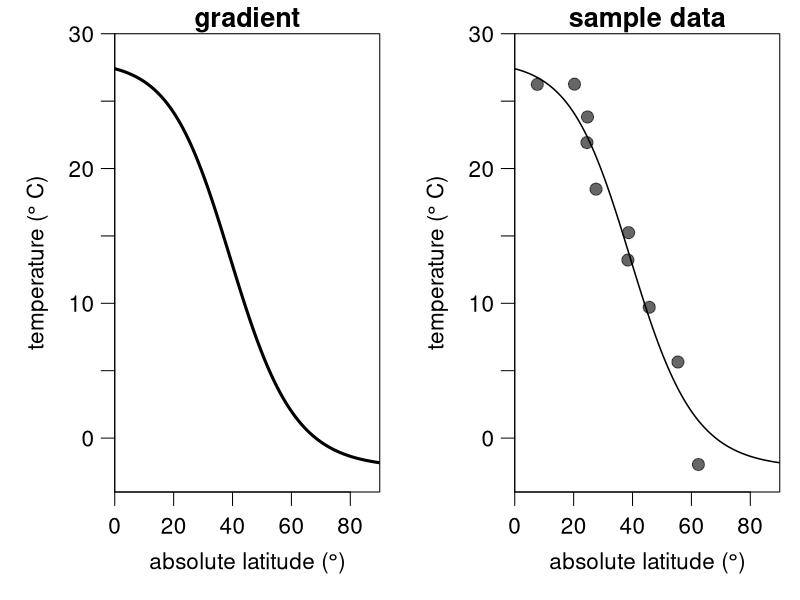
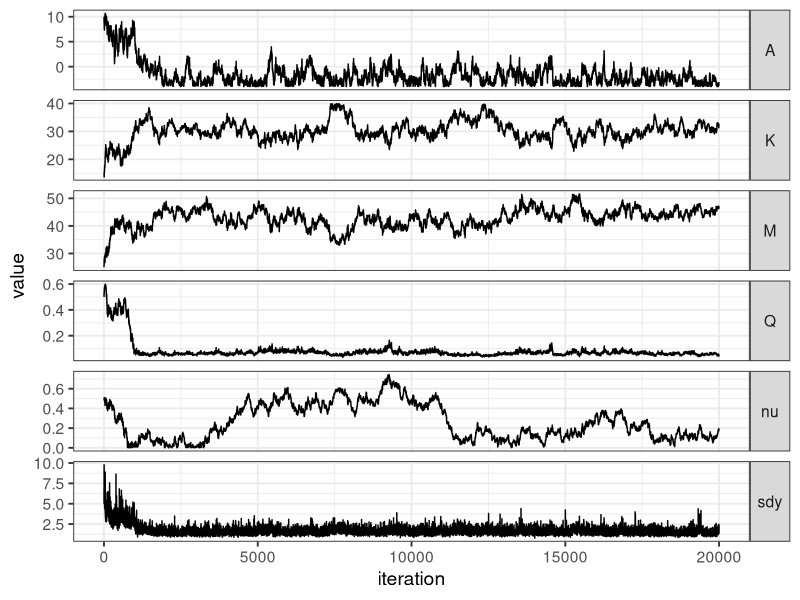
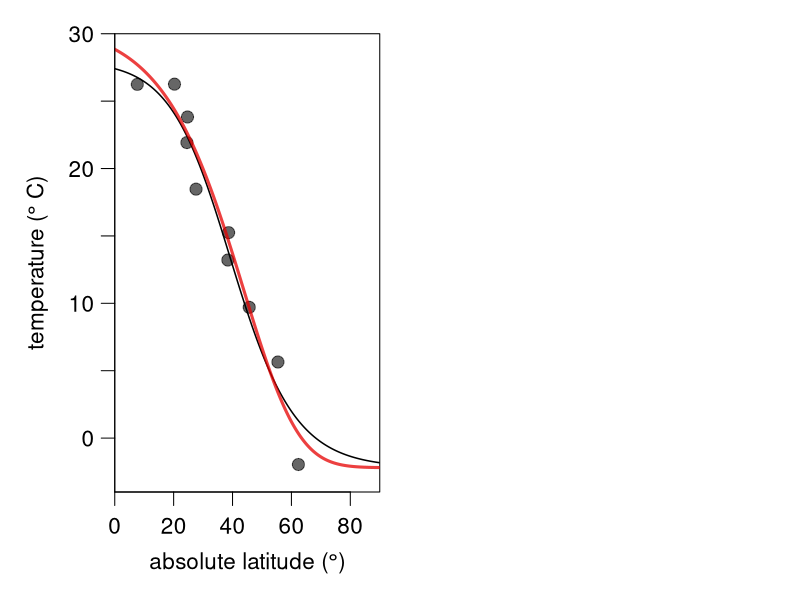

Write the R code that produced these figures, in order.
## ---- chunk 1
knitr::opts_chunk$set(echo = TRUE)
## ---- chunk 2
gradient <- function(x, coeff, sd) {
  A = coeff[1]
  K = coeff[2]
  M = coeff[3]
  Q = coeff[4]
  nu = coeff[5]
  return(A + max(c(K-A,0))/((1+(nu*exp(Q*(x-M))))^(1/nu)) + rnorm(length(x),0,sd))
}
## ---- chunk 3
set.seed(10)
sample_lat <- runif(10,0,90)
sample_data <- data.frame(
  x = sample_lat, 
  y = gradient(x = sample_lat, coeff = c(-2.2, 28, 39.1, 0.1, 1.2), sd = 2))
## ---- chunk 4
layout(matrix(c(1,2), nrow = 1, ncol = 2, byrow = TRUE))

par(mar = c(4,4.25,1.25,0.75), las = 1, mgp = c(2.25,0.75,0), cex = 1.35)
latitude <- seq(0,90,by=0.2)
temperature <- gradient(x = latitude, coeff = c(-2.2, 28, 39.1, 0.1, 1.2), sd = 0)
plot(latitude, temperature, type = "l", lwd = 3, ylim = c(-4,30), xlab = expression ("absolute latitude ("*degree*")"), yaxt = "n", ylab = expression("temperature ("*degree~"C)"), yaxs = "i", xaxs = "i",
     xlim = c(0,90), main = "gradient")
axis(2,seq(-5,30,5),c(NA,0,NA,10,NA,20,NA,30))


plot(latitude, temperature, type = "l", lwd = 1.5, ylim = c(-4,30), xlab = expression ("absolute latitude ("*degree*")"), yaxt = "n", ylab = expression("temperature ("*degree~"C)"), yaxs = "i", xaxs = "i",
     xlim = c(0,90), main = "sample data")
points(sample_data$x, sample_data$y,  pch = 19, cex = 1.2, col = rgb(0,0,0,0.6), xpd = T)
axis(2,seq(-5,30,5),c(NA,0,NA,10,NA,20,NA,30))
## ---- chunk 5
loglik <- function(x, y,  coeff, sdy) {
  A = coeff[1]
  K = coeff[2]
  M = coeff[3]
  Q = coeff[4]
  nu = coeff[5]
  pred = A + max(c(K-A,0))/((1+(nu*exp(Q*(x-M))))^(1/nu))
  return(sum(dnorm(y, mean = pred, sd = sdy, log = TRUE)))
}
## ---- chunk 6
logprior <- function(coeff) {
    return(sum(c(
    dunif(coeff[1], -4, 40, log = TRUE),
    dunif(coeff[2], -4, 40, log = TRUE),
    dnorm(coeff[3], 45, 10, log = TRUE),
    dgamma(coeff[4], 0.2, 0.2, log = TRUE),
    dgamma(coeff[5], 1, 1, log = TRUE))))
}
## ---- chunk 7
logposterior <- function(x, y, coeff, sdy){
  return (loglik(x, y, coeff, sdy) + logprior(coeff))
}
## ---- chunk 8
MH_propose <- function(coeff, proposal_sd){
  return(rnorm(5,mean = coeff, sd= c(.5,.5,.5,0.01,0.01)))
}
## ---- chunk 9
run_MCMC <- function(x, y, coeff_inits, sdy_init, nIter){
  ### Initialisation
  coefficients = array(dim = c(nIter,5)) # set up array to store coefficients
  coefficients[1,] = coeff_inits # initialise coefficients
  sdy = rep(NA_real_,nIter) # set up vector to store sdy
  sdy[1] = sdy_init # intialise sdy
  A_sdy = 3 # parameter for the prior on the inverse gamma distribution of sdy
  B_sdy = 0.1 # parameter for the prior on the inverse gamma distribution of sdy
  n <- length(y)
  shape_sdy <- A_sdy+n/2 # shape parameter for the inverse gamma
  
  ### The MCMC loop
  for (i in 2:nIter){ 
    
    ## 1. Gibbs step to estimate sdy
    sdy[i] = sqrt(1/rgamma(1,shape_sdy,B_sdy+0.5*sum((y-gradient(x,coefficients[i-1,],0))^2)))
    
    ## 2. Metropolis-Hastings step to estimate the regression coefficients
    proposal = MH_propose(coefficients[i-1,]) # new proposed values
    if(any(proposal[c(4,5)] <= 0)) HR = 0 else # Q and nu need to be >0
    # Hasting's ratio of the proposal
    HR = exp(logposterior(x = x, y = y, coeff = proposal, sdy = sdy[i]) -
                   logposterior(x = x, y = y, coeff = coefficients[i-1,], sdy = sdy[i]))
    # accept proposal with probability = min(HR,1)
    if (runif(1) < HR){ 
      coefficients[i,] = proposal
    # if proposal is rejected, keep the values from the previous iteration
    }else{
      coefficients[i,] = coefficients[i-1,]
    }
  } # end of the MCMC loop
  
  ###  Function output
  output = data.frame(A = coefficients[,1],
                      K = coefficients[,2],
                      M = coefficients[,3],
                      Q = coefficients[,4],
                      nu = coefficients[,5],
                      sdy = sdy)
  return(output)
}
## ---- chunk 10
m <- run_MCMC(x = sample_data$x, y = sample_data$y, coeff_inits = c(10,15,25,0.5,0.5), sdy_init = 5, nIter = 20000)
## ---- chunk 11
library(ggplot2)
library(dplyr)
library(reshape)
m <- m %>% mutate(iteration = 1:nrow(.))
mm <- melt(m,id.vars = "iteration")
ggplot(mm, aes(x = iteration, y = value)) + geom_line() + 
      facet_grid(variable ~ ., scales = "free_y") + theme(legend.position = "none")+
      theme_bw(base_size = 14)+
      theme(strip.text.y.right = element_text(angle = 0))

## ---- chunk 12
burnin <- 1:10000
latseq <- seq(0,90,0.2)
par(mar = c(4,4.25,1.25,0.75), las = 1, mgp = c(2.25,0.75,0), cex = 1.35)

plot(latitude, temperature, type = "l", lwd = 1.5, ylim = c(-4,30), xlab = expression ("absolute latitude ("*degree*")"), yaxt = "n", ylab = expression("temperature ("*degree~"C)"), yaxs = "i", xaxs = "i",
     xlim = c(0,90))
points(sample_data$x, sample_data$y,  pch = 19, cex = 1.2, col = rgb(0,0,0,0.6), xpd = T)
points(latseq, gradient(x = latseq, coeff = apply(m[-burnin,1:5],2,mean), sd = 0), type = "l", lwd = 3, col = rgb(0.9,0,0,0.75))
axis(2,seq(-5,30,5),c(NA,0,NA,10,NA,20,NA,30))
